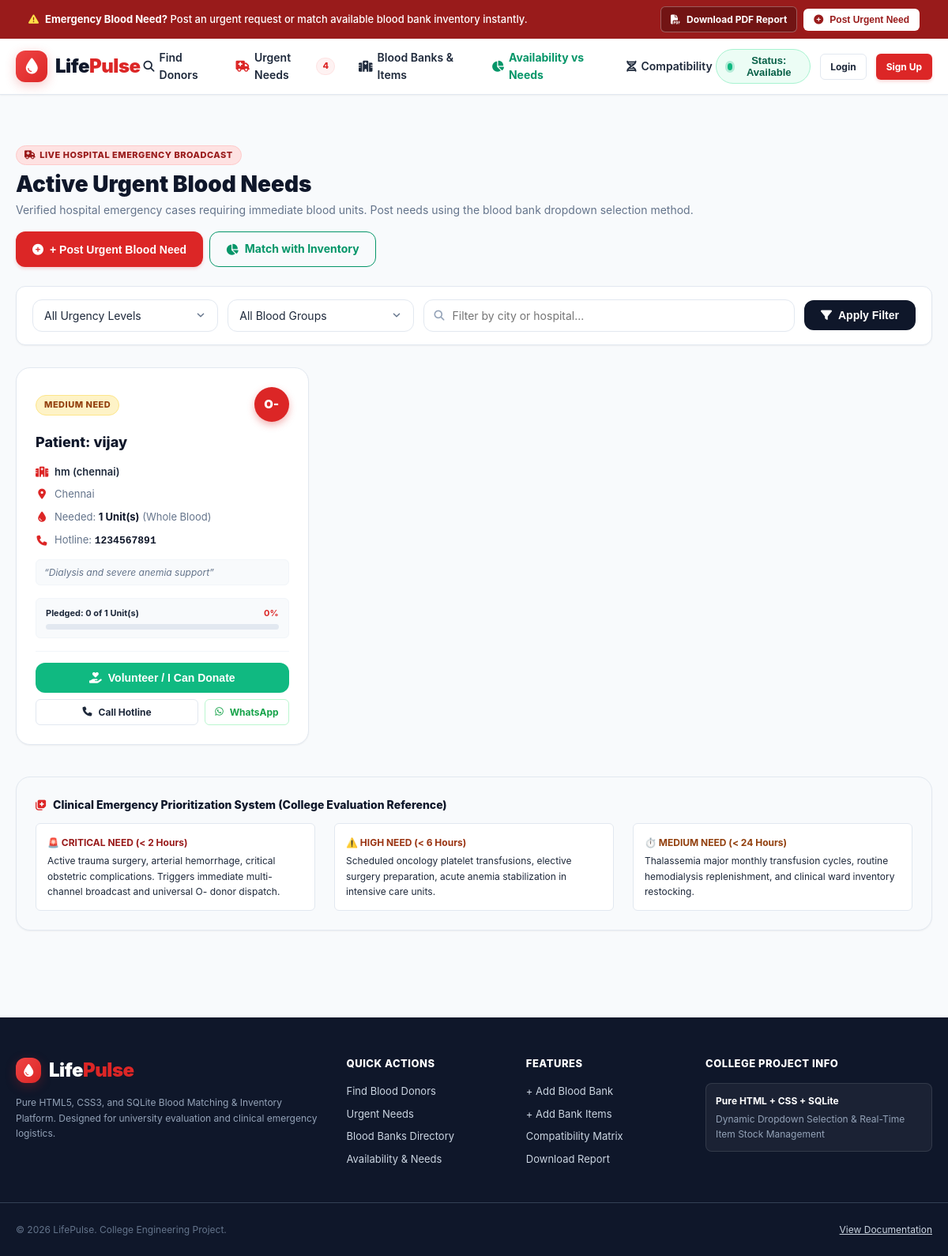
/urgent-needs?blood_bank_id=3, run on the app's committed database.
### tables this page shows
CREATE TABLE urgent_requests (
        id INTEGER PRIMARY KEY AUTOINCREMENT,
        patient_name TEXT NOT NULL,
        blood_group TEXT NOT NULL,
        component_type TEXT DEFAULT 'Whole Blood',
        units_needed INTEGER NOT NULL,
        units_fulfilled INTEGER DEFAULT 0,
        urgency_level TEXT NOT NULL,
        blood_bank_id INTEGER,
        hospital_name TEXT NOT NULL,
        city TEXT NOT NULL,
        hotline TEXT NOT NULL,
        notes TEXT,
        status TEXT DEFAULT 'ACTIVE',
        posted_by TEXT DEFAULT 'Emergency Ward',
        created_at TIMESTAMP DEFAULT CURRENT_TIMESTAMP,
        FOREIGN KEY (blood_bank_id) REFERENCES blood_banks(id)
    );

### app.py (the view)
@app.route('/urgent-needs')
def urgent_needs_page():
    urgency_filter = request.args.get('urgency', '').strip()
    blood_group = request.args.get('blood_group', '').strip()
    bank_id = request.args.get('blood_bank_id', type=int)
    city = request.args.get('city', '').strip()
    conn = get_db_connection()
    query = '''
        SELECT ur.*, COUNT(rr.id) as response_count, bb.name as blood_bank_name
        FROM urgent_requests ur
        LEFT JOIN request_responses rr ON ur.id = rr.request_id
        LEFT JOIN blood_banks bb ON ur.blood_bank_id = bb.id
        WHERE ur.status = 'ACTIVE'
    '''
    params = []
    if urgency_filter:
        query += " AND ur.urgency_level = ?"
        params.append(urgency_filter)
    if blood_group:
        query += " AND ur.blood_group = ?"
        params.append(blood_group)
    if bank_id:
        query += " AND ur.blood_bank_id = ?"
        params.append(bank_id)
    if city:
        query += " AND ur.city LIKE ?"
        params.append(f"%{city}%")
    query += '''
        GROUP BY ur.id
        ORDER BY
        CASE ur.urgency_level
            WHEN 'CRITICAL NEED' THEN 1
            WHEN 'HIGH NEED' THEN 2
            WHEN 'MEDIUM NEED' THEN 3
            ELSE 4
        END,
        ur.created_at DESC
    '''
    requests_list = conn.execute(query, params).fetchall()
    conn.close()
    return render_template(
        'urgent_needs.html',
        requests=requests_list,
        selected_urgency=urgency_filter,
        selected_group=blood_group,
        selected_bank=bank_id,
        selected_city=city
    )

### templates/urgent_needs.html (shortened to what this page needs)
{% extends "base.html" %}
{% block content %}
<div class="container" style="padding-top: 30px; padding-bottom: 50px;">
    <div class="page-header">
        <div>
            <div class="badge badge-critical" style="margin-bottom: 8px;">
                <i class="fa-solid fa-truck-medical"></i> Live Hospital Emergency Broadcast
            </div>
            <h1 class="page-title">Active Urgent Blood Needs</h1>
            <p class="page-subtitle">
                Verified hospital emergency cases requiring immediate blood units. Post needs using the blood bank dropdown selection method.
            </p>
        </div>
        <div class="flex gap-2" style="flex-wrap: wrap;">
            <button onclick="openModal('urgentNeedModal')" class="btn btn-primary">
                <i class="fa-solid fa-circle-plus"></i> + Post Urgent Blood Need
            </button>
            <a href="{{ url_for('availability_and_needs') }}" class="btn btn-outline" style="color: #059669; border-color: #059669;">
                <i class="fa-solid fa-chart-pie"></i> Match with Inventory
            </a>
        </div>
    </div>
    <div class="filter-bar">
        <form action="{{ url_for('urgent_needs_page') }}" method="GET" class="flex items-center gap-3" style="flex-wrap: wrap;">
            <div style="flex: 1; min-width: 180px;">
                <select name="urgency" class="form-select">
                    <option value="">All Urgency Levels</option>
                </select>
            </div>
            <div style="flex: 1; min-width: 160px;">
                <select name="blood_group" class="form-select">
                    <option value="">All Blood Groups</option>
                </select>
            </div>
            <div style="flex: 2; min-width: 220px; position: relative;">
                <input type="text" name="city" value="{{ selected_city or '' }}"
                       placeholder="Filter by city or hospital..."
                       class="form-control" style="padding-left: 36px;">
                <i class="fa-solid fa-magnifying-glass" style="position: absolute; left: 14px; top: 50%; transform: translateY(-50%); color: var(--text-light); font-size: 13px;"></i>
            </div>
            <button type="submit" class="btn btn-secondary">
                <i class="fa-solid fa-filter"></i> Apply Filter
            </button>
        </form>
    </div>
    <div class="grid-3" style="margin-bottom: 40px;">
        {% for req in requests %}
        <div class="card" style="display: flex; flex-direction: column; justify-content: space-between;">
            <div>
                <div class="flex items-center justify-between mb-3">
                    <div>
                        {% if req.urgency_level == 'CRITICAL NEED' %}
                            <span class="badge badge-critical">CRITICAL NEED</span>
                        {% elif req.urgency_level == 'HIGH NEED' %}
                            <span class="badge badge-high">HIGH NEED</span>
                        {% else %}
                            <span class="badge badge-medium">MEDIUM NEED</span>
                        {% endif %}
                    </div>
                    <div class="blood-avatar" style="width: 44px; height: 44px; font-size: 15px;">
                        {{ req.blood_group }}
                    </div>
                </div>
                <h3 style="font-size: 18px; font-weight: 800; color: var(--secondary); margin-bottom: 12px;">
                    Patient: {{ req.patient_name }}
                </h3>
                <div style="font-size: 13px; color: var(--text-muted); display: flex; flex-direction: column; gap: 8px; margin-bottom: 16px;">
                    <div class="flex items-center gap-2">
                        <i class="fa-solid fa-hospital" style="color: var(--primary); width: 16px; text-align: center;"></i>
                        <span style="font-weight: 600; color: var(--text-main);">{{ req.hospital_name }}</span>
                    </div>
                    <div class="flex items-center gap-2">
                        <i class="fa-solid fa-location-dot" style="color: var(--primary); width: 16px; text-align: center;"></i>
                        <span>{{ req.city }}</span>
                    </div>
                    <div class="flex items-center gap-2">
                        <i class="fa-solid fa-droplet" style="color: var(--primary); width: 16px; text-align: center;"></i>
                        <span>Needed: <strong style="color: var(--secondary);">{{ req.units_needed }} Unit(s)</strong> ({{ req.component_type or 'Whole Blood' }})</span>
                    </div>
                    <div class="flex items-center gap-2">
                        <i class="fa-solid fa-phone" style="color: var(--primary); width: 16px; text-align: center;"></i>
                        <span>Hotline: <strong style="color: var(--secondary); font-family: monospace;">{{ req.hotline }}</strong></span>
                    </div>
                    {% if req.notes %}
                    <div style="font-style: italic; font-size: 12px; background: #f8fafc; padding: 6px 10px; border-radius: var(--radius-sm); border: 1px solid var(--border-subtle); margin-top: 4px;">
                        &ldquo;{{ req.notes }}&rdquo;
                    </div>
                    {% endif %}
                </div>
                <div style="background: #f8fafc; border: 1px solid var(--border-subtle); border-radius: var(--radius-sm); padding: 10px 12px; margin-bottom: 16px;">
                    <div class="flex justify-between" style="font-size: 11px; font-weight: 700; margin-bottom: 4px;">
                        <span>Pledged: <strong id="pledge-count-{{ req.id }}">{{ req.units_fulfilled or 0 }}</strong> of {{ req.units_needed }} Unit(s)</span>
                        <span style="color: var(--primary);" id="pledge-pct-{{ req.id }}">
                            {{ [(((req.units_fulfilled or 0) / req.units_needed) * 100)|int, 100]|min }}%
                        </span>
                    </div>
                    <div class="progress-container" style="margin: 0; height: 7px;">
                    </div>
                </div>
            </div>
            <div style="padding-top: 14px; border-top: 1px solid var(--border-subtle); display: flex; flex-direction: column; gap: 8px;">
                <button onclick="openVolunteerPledgeModal({{ req.id }}, '{{ req.patient_name }}', '{{ req.blood_group }}', '{{ req.hospital_name }}')"
                        class="btn btn-success" style="width: 100%;">
                    <i class="fa-solid fa-hand-holding-heart"></i> Volunteer / I Can Donate
                </button>
                <div class="flex gap-2">
                    <a href="tel:{{ req.hotline }}" class="btn btn-sm btn-outline" style="flex: 1;">
                        <i class="fa-solid fa-phone"></i> Call Hotline
                    </a>
                    <a href="https://wa.me/?text=Emergency%20Blood%20Needed!%20Patient:%20{{ req.patient_name }}%20Group:%20{{ req.blood_group }}%20at%20{{ req.hospital_name }}%20Hotline:%20{{ req.hotline }}"
                       target="_blank" class="btn btn-sm btn-outline" style="color: #16a34a; border-color: #bbf7d0;" title="Share on WhatsApp">
                        <i class="fa-brands fa-whatsapp"></i> WhatsApp
                    </a>
                </div>
            </div>
        </div>
        {% endfor %}
    </div>
    <div class="card" style="background: #f8fafc;">
        <h4 style="font-size: 14px; font-weight: 800; color: var(--secondary); margin-bottom: 12px; display: flex; align-items: center; gap: 8px;">
            <i class="fa-solid fa-notes-medical" style="color: var(--primary);"></i>
            Clinical Emergency Prioritization System (College Evaluation Reference)
        </h4>
        <div class="grid-3" style="font-size: 12px;">
            <div style="background: #ffffff; padding: 14px; border-radius: var(--radius-sm); border: 1px solid var(--border-color);">
                <strong style="color: #991b1b; display: block; margin-bottom: 4px;">🚨 CRITICAL NEED (&lt; 2 Hours)</strong>
                Active trauma surgery, arterial hemorrhage, critical obstetric complications. Triggers immediate multi-channel broadcast and universal O- donor dispatch.
            </div>
            <div style="background: #ffffff; padding: 14px; border-radius: var(--radius-sm); border: 1px solid var(--border-color);">
                <strong style="color: #9a3412; display: block; margin-bottom: 4px;">⚠️ HIGH NEED (&lt; 6 Hours)</strong>
                Scheduled oncology platelet transfusions, elective surgery preparation, acute anemia stabilization in intensive care units.
            </div>
            <div style="background: #ffffff; padding: 14px; border-radius: var(--radius-sm); border: 1px solid var(--border-color);">
                <strong style="color: #92400e; display: block; margin-bottom: 4px;">⏱️ MEDIUM NEED (&lt; 24 Hours)</strong>
                Thalassemia major monthly transfusion cycles, routine hemodialysis replenishment, and clinical ward inventory restocking.
            </div>
        </div>
    </div>
</div>
{% endblock %}

### data on the page
urgent_requests: urgency_level "MEDIUM NEED", blood_group "O-", patient_name "vijay", hospital_name "hm (chennai)", city "Chennai", units_needed "1", component_type "Whole Blood", hotline "1234567891", notes "Dialysis and severe anemia support", units_fulfilled "0"

### other printed values
{{ active_urgent_count }} "4"
{{ status_text }} "Available"
